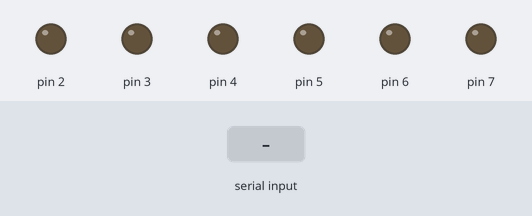
Bench run of a sketch on a simulated Arduino Uno, built with avr-gcc and run on an emulated ATmega328P. Parts: output pins drawn as LEDs (lit = HIGH). Inputs (shaded band) come from the test bench.

Above: at 1.2 s.
1.3 s: "1" received over Serial
At 2.5 s:
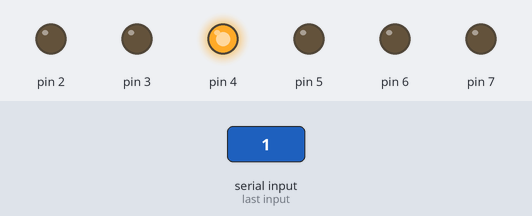
2.8 s: "2" received over Serial
At 3.8 s:
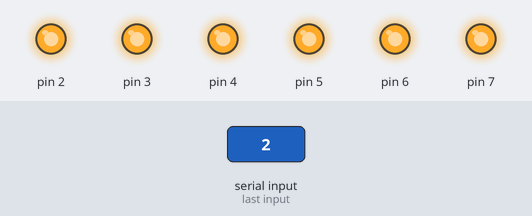
4.3 s: "0" received over Serial
At 5.0 s:
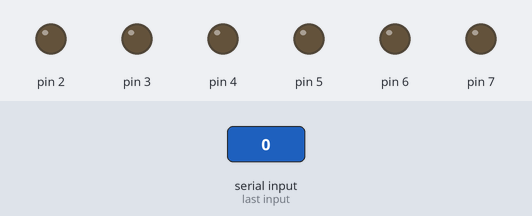
Timing chart, 0 to 7.3 s (numbered marks = the images above; inputs shaded):
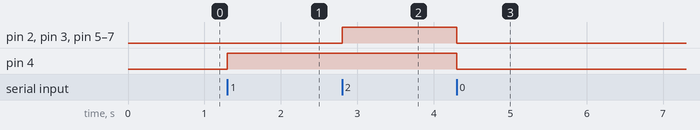

The sketch:

HapticFeedbackGlove.ino
```cpp
void setup() {
  // put your setup code here, to run once:
   Serial.begin(115200);
   pinMode(2,OUTPUT);
   pinMode(3,OUTPUT);
   pinMode(4,OUTPUT);
   pinMode(5,OUTPUT);
   pinMode(6,OUTPUT);
   pinMode(7,OUTPUT);


  // while(!Serial)
    digitalWrite(2,LOW);
    digitalWrite(3,LOW);
    digitalWrite(4,LOW);
    digitalWrite(5,LOW);
    digitalWrite(6,LOW);
    digitalWrite(7,LOW);


}

void loop()
{

  char getChare = ' ';
  if(Serial.available())
    {
      getChare = Serial.read();

      if(getChare == '1')
      {
        digitalWrite(4,HIGH);
      }

      if (getChare == '0')
      {
        digitalWrite(2,LOW);
        digitalWrite(3,LOW);
        digitalWrite(4,LOW);
        digitalWrite(5,LOW);
        digitalWrite(6,LOW);
        digitalWrite(7,LOW);
      }

       if(getChare == '2')
      {
        digitalWrite(2,HIGH);
        digitalWrite(3,HIGH);
        digitalWrite(4,HIGH);
        digitalWrite(5,HIGH);
        digitalWrite(6,HIGH);
        digitalWrite(7,HIGH);
      }

    }
}
```

Measured:
- after the input at 1.3 s, pin 4: LOW → HIGH at once
- after the input at 2.8 s, pin 2, pin 3, pin 5–7: LOW → HIGH at once
- after the input at 4.3 s, pin 2–7: HIGH → LOW at once
